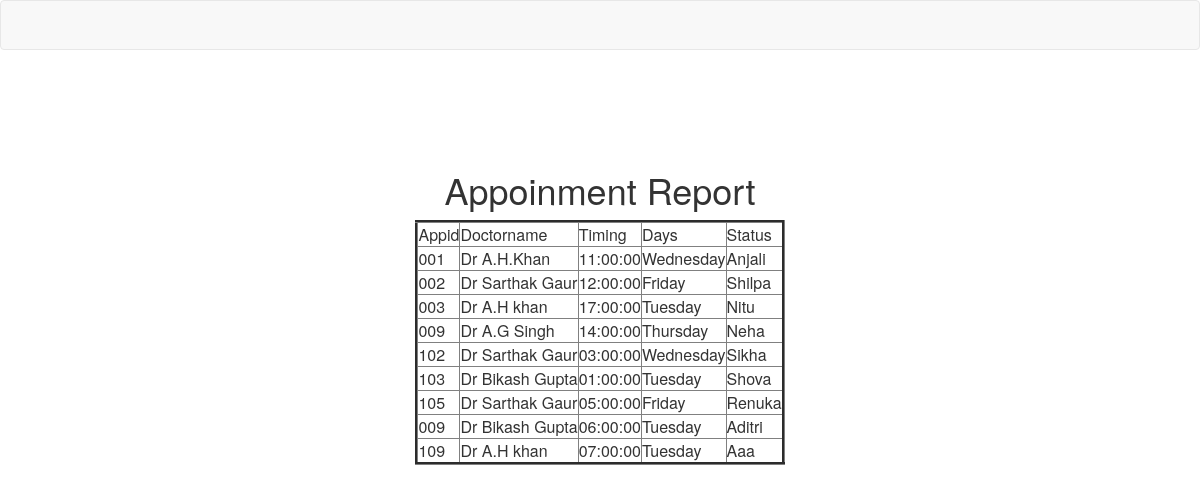
The app's page /report.php with its own data.
### tables this page shows
CREATE TABLE IF NOT EXISTS `app_report` (
  `App_id` varchar(255) NOT NULL,
  `Doctorname` varchar(250) NOT NULL,
  `Timing` time NOT NULL,
  `Days` varchar(250) NOT NULL,
  `Patientname` varchar(250) NOT NULL,
  `Status` varchar(250) NOT NULL
);

### report.php (the view, shortened to what this page needs)
<html>
<head>
  <link rel="stylesheet" href="https://maxcdn.bootstrapcdn.com/bootstrap/3.3.7/css/bootstrap.min.css">
</head>
<body>
<nav class="navbar navbar-default" role="navigation">
</nav>
<br><br><br><br>
<center>
<h1>Appoinment Report </h1>
<table border="3" bgcolor="#E0E0E0">
<tr>
<td>Appid</td>
<td>Doctorname</td>
<td>Timing</td>
<td>Days</td>
<td>Status</td>
</tr>
<?php
include("database.php");
$sql="select * from app_report";
$query=mysqli_query($conn,$sql);
while($row = mysqli_fetch_array($query))
{?>
<tr>
<td><?php echo $row[0]; ?></td>
<td><?php echo $row[1]; ?></td>
<td><?php echo $row[2]; ?></td>
<td><?php echo $row[3]; ?></td>
<td><?php echo $row[4]; ?></td>
</tr>
<?php }?>
</table>
</center>
</body>
</html>

### records on screen
app_report: App "001", Doctorname "Dr A.H.Khan", Timing "11:00:00", Days "Wednesday", Patientname "Anjali"
app_report: App "002", Doctorname "Dr Sarthak Gaur", Timing "12:00:00", Days "Friday", Patientname "Shilpa"
app_report: App "003", Doctorname "Dr A.H khan", Timing "17:00:00", Days "Tuesday", Patientname "Nitu"
app_report: App "009", Doctorname "Dr A.G Singh", Timing "14:00:00", Days "Thursday", Patientname "Neha"
app_report: App "102", Doctorname "Dr Sarthak Gaur", Timing "03:00:00", Days "Wednesday", Patientname "Sikha"
app_report: App "103", Doctorname "Dr Bikash Gupta", Timing "01:00:00", Days "Tuesday", Patientname "Shova"
app_report: App "105", Doctorname "Dr Sarthak Gaur", Timing "05:00:00", Days "Friday", Patientname "Renuka"
app_report: App "009", Doctorname "Dr Bikash Gupta", Timing "06:00:00", Days "Tuesday", Patientname "Aditri"
app_report: App "109", Doctorname "Dr A.H khan", Timing "07:00:00", Days "Tuesday", Patientname "Aaa"
